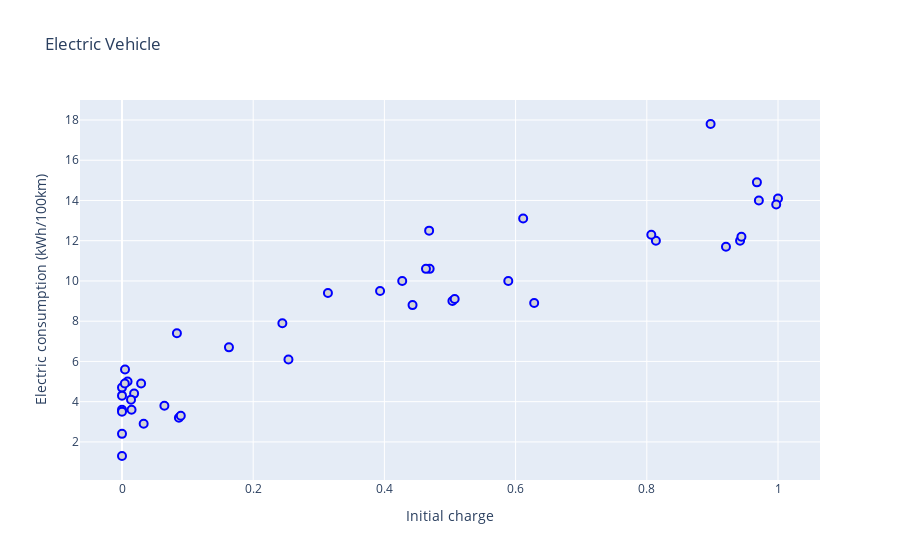

Here is the notebook cell this chart was saved with:
### Markdown cell above
## Using customdata and hovertemplate

This is a mechanism that plotly allows to customize the tooltip: 

- Populate the property `customdata` with a list-like object. 
- Then use the syntax in `hovertemplate` to select what will be written.

### Code cell
figure = go.Figure(
    go.Scatter(
        x=df.charge,
        y=df.electric,
        mode='markers',
        marker=dict(
            size=8,
            color="lightgrey",
            line=dict(
                width=2,
                color='blue'
            )
        ),
        customdata=df[['speed', 'energy_recovered']],
        hovertemplate=(
"""
<b>Charge</b>: %{x:.2f}%<br>
<b>Electric consumption</b>: %{y:.2f}kWh/100km<br>
<b>Speed</b>: %{customdata[0]}km/h<br>
<b>Energy recovered</b>: %{customdata[1]}kWh<br>
<extra>Hello</extra>
"""),
    )   
)

figure.update_layout(
    title='Electric Vehicle',
    xaxis_title='Initial charge',
    yaxis_title='Electric consumption (kWh/100km)'
)
figure.show()

### Figure 1 — Plotly figure (JSON) as saved in the notebook; plotly's stock layout.template omitted (floating-point values rounded to 4 significant figures)
{"data": [{"customdata": [[43.3, NaN], [14.1, NaN], [22.4, NaN], [16.8, 2.1], [19.1, 3.1], [33.3, 1.6], [22.1, 4.5], [15.4, 4.0], [24.9, 7.4], [23.6, 3.7], [25.4, 2.7], [18.3, 5.5], [12.9, 2.6], [39.8, 1.2], [50.8, 0.9], [23.3, 5.0], [62.4, 0.8], [46.8, 0.9], [15.8, 1.9], [17.9, 6.2], [18.9, 3.0], [46.0, 0.7], [32.1, 1.5], [24.6, 13.6], [22.3, 6.2], [20.4, 10.4], [25.1, 2.5], [36.9, 2.6], [14.9, 8.6], [24.1, 12.2], [42.9, 0.9], [27.6, 10.1], [28.9, 3.5], [16.3, 6.0], [29.6, 8.5], [16.9, 5.0], [39.9, 15.1], [35.4, 6.6], [26.8, 15.5], [15.5, NaN], [13.1, 4.2], [12.6, 3.1], [16.9, NaN]], "hovertemplate": "\n<b>Charge</b>: %{x:.2f}%<br>\n<b>Electric consumption</b>: %{y:.2f}kWh/100km<br>\n<b>Speed</b>: %{customdata[0]}km/h<br>\n<b>Energy recovered</b>: %{customdata[1]}kWh<br>\n<extra>Hello</extra>\n", "marker": {"color": "lightgrey", "line": {"color": "blue", "width": 2}, "size": 8}, "mode": "markers", "type": "scatter", "x": [0.9422, 0.9679, 0.08676, 0.004587, 0.06462, 0.0, 0.8139, 0.5037, 0.4429, 0.008475, 0.0, 0.01454, 0.3934, 0.0, 0.5889, 0.0, 0.0, 0.9207, 1.0, 0.0837, 0.9708, 0.2444, 0.9973, 0.469, 0.02913, 0.01848, 0.0, 0.08962, 0.4634, 0.4272, 0.9443, 0.3139, 0.2538, 0.4682, 0.1631, 0.6115, 0.01377, 0.03301, 0.004278, 0.8973, 0.5071, 0.6283, 0.8069], "y": [12.0, 14.9, 3.2, 5.6, 3.8, 3.6, 12.0, 9.0, 8.8, 5.0, 4.7, 3.6, 9.5, 1.3, 10.0, 4.3, 2.4, 11.7, 14.1, 7.4, 14.0, 7.9, 13.8, 10.6, 4.9, 4.4, 3.5, 3.3, 10.6, 10.0, 12.2, 9.4, 6.1, 12.5, 6.7, 13.1, 4.1, 2.9, 4.9, 17.8, 9.1, 8.9, 12.3]}], "layout": {"title": {"text": "Electric Vehicle"}, "xaxis": {"title": {"text": "Initial charge"}}, "yaxis": {"title": {"text": "Electric consumption (kWh/100km)"}}}}
